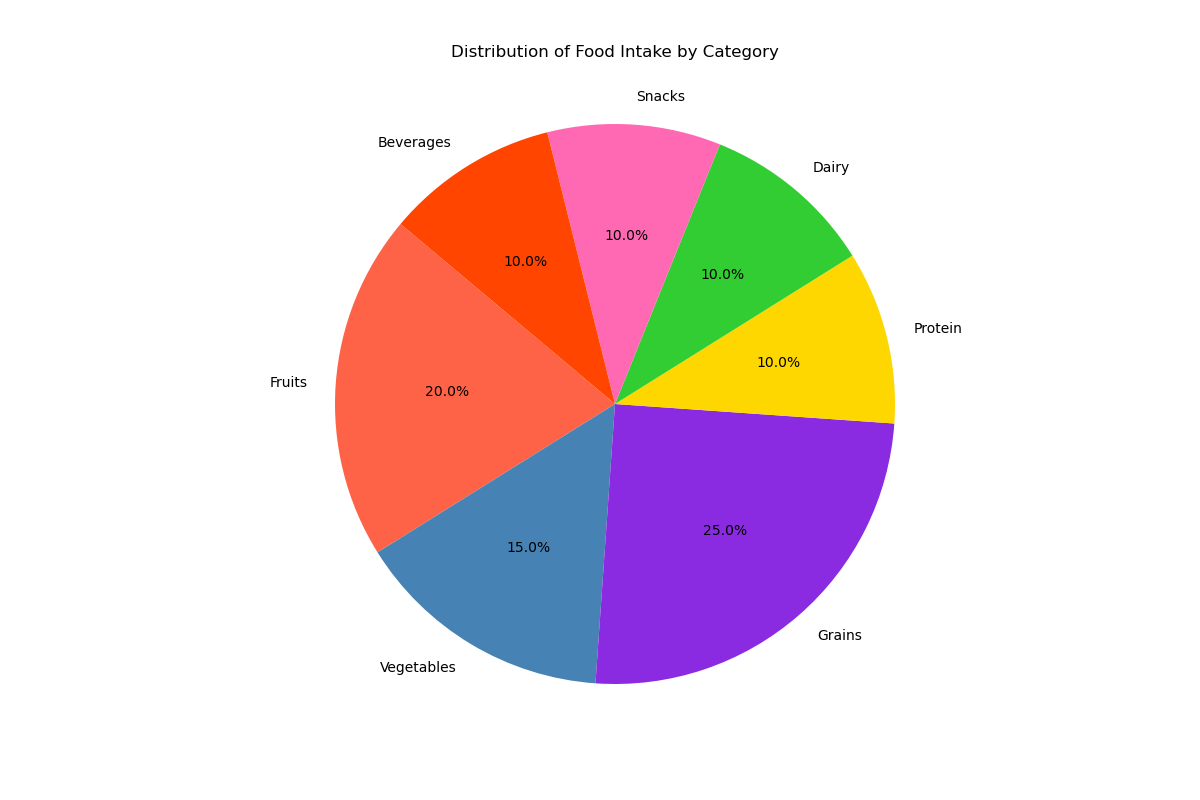

Recreate this plot in Python.

import matplotlib.pyplot as plt

# Data
activities = ['Fruits', 'Vegetables', 'Grains', 'Protein', 'Dairy', 'Snacks', 'Beverages']
percentages = [20, 15, 25, 10, 10, 10, 10]
colors = ['#FF6347', '#4682B4', '#8A2BE2', '#FFD700', '#32CD32', '#FF69B4', '#FF4500']

# Pie chart
plt.figure(figsize=(12, 8))
plt.pie(percentages, labels=activities, colors=colors, autopct='%1.1f%%', startangle=140)
plt.axis('equal')  # Equal aspect ratio ensures that pie is drawn as a circle.

# Title
plt.title('Distribution of Food Intake by Category', y=1.05)

# Display the chart
plt.show()
